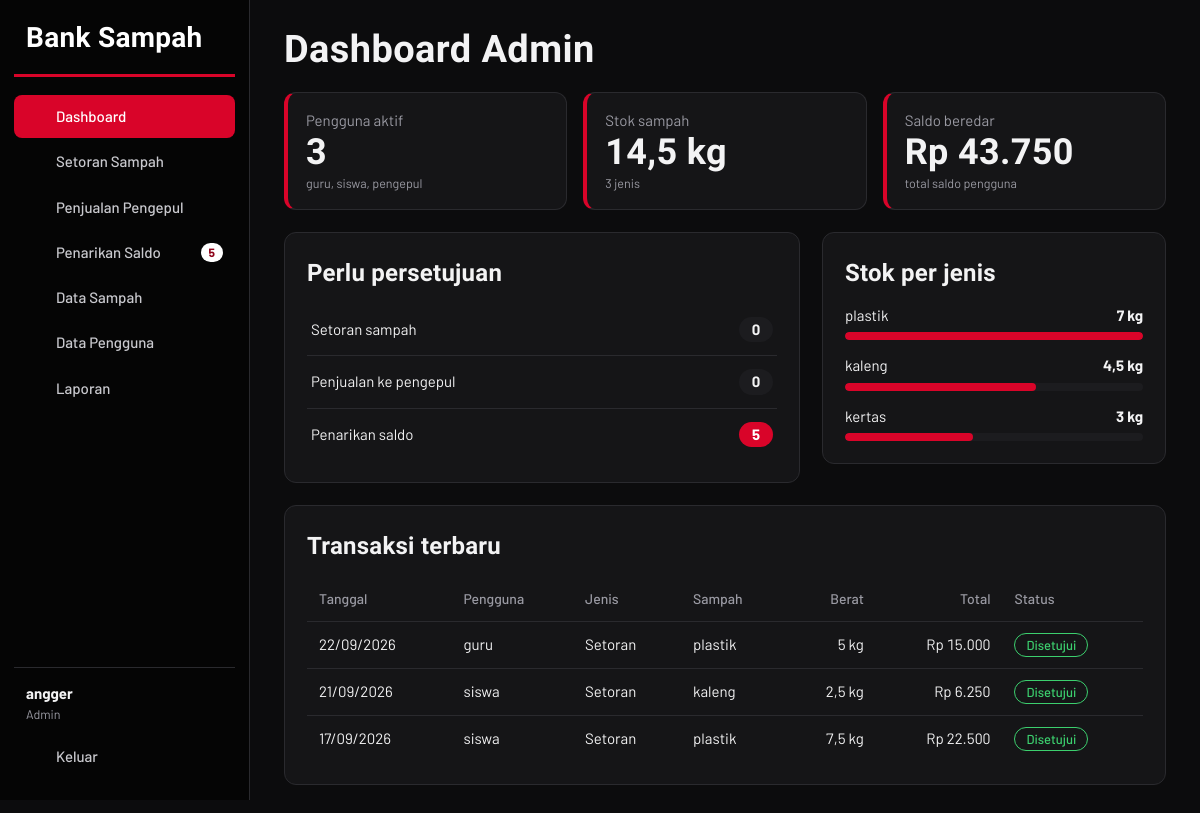
Page /admin/dashboard.php (signed in) on the committed database.
### tables this page shows
CREATE TABLE users (
  id_user int(11) NOT NULL AUTO_INCREMENT,
  nama varchar(100) NOT NULL,
  username varchar(50) NOT NULL,
  password varchar(255) NOT NULL,
  saldo int(11) NOT NULL DEFAULT 0,
  role enum('admin','guru','siswa','pengepul') NOT NULL,
  PRIMARY KEY (id_user), UNIQUE KEY (username)
);

CREATE TABLE sampah (
  id_sampah int(11) NOT NULL AUTO_INCREMENT,
  jenis_sampah varchar(50) NOT NULL,
  harga_per_kg int(11) NOT NULL,
  stok_kg decimal(10,2) NOT NULL DEFAULT 0,
  PRIMARY KEY (id_sampah)
);

CREATE TABLE transaksi (
  id_transaksi int(11) NOT NULL AUTO_INCREMENT,
  id_user int(11) NOT NULL,
  id_sampah int(11) NOT NULL,
  tanggal date NOT NULL,
  tipe enum('setor','jual') NOT NULL,
  berat_kg decimal(10,2) NOT NULL,
  total_rp int(11) NOT NULL,
  status enum('pending','disetujui','ditolak') NOT NULL DEFAULT 'pending',
  PRIMARY KEY (id_transaksi)
);

### admin/dashboard.php (the view, shortened to what this page needs)
<?php
require_once __DIR__ . '/../config.php';
need('admin');
$pageTitle = 'Dashboard Admin';
$nUser = (int) $pdo->query("
    SELECT COUNT(*)
    FROM users
    WHERE role <> 'admin'
")->fetchColumn();
$stok = (float) $pdo->query("
    SELECT COALESCE(SUM(stok_kg), 0)
    FROM sampah
")->fetchColumn();
$beredar = (int) $pdo->query("
    SELECT COALESCE(SUM(saldo), 0)
    FROM users
    WHERE role <> 'admin'
")->fetchColumn();
$pS = (int) $pdo->query("
    SELECT COUNT(*)
    FROM transaksi
    WHERE tipe = 'setor'
      AND status = 'pending'
")->fetchColumn();
$pJ = (int) $pdo->query("
    SELECT COUNT(*)
    FROM transaksi
    WHERE tipe = 'jual'
      AND status = 'pending'
")->fetchColumn();
$pT = (int) $pdo->query("
    SELECT COUNT(*)
    FROM tarik_saldo
    WHERE status = 'pending'
")->fetchColumn();
$sampah = $pdo->query("
    SELECT *
    FROM sampah
    ORDER BY stok_kg DESC
")->fetchAll();
$max = max(
    array_merge(
        [1],
        array_map(
            fn($r) => (float) $r['stok_kg'],
            $sampah
        )
    )
);
$last = $pdo->query("
    SELECT
        t.*,
        u.nama,
        s.jenis_sampah
    FROM transaksi t
    JOIN users u
        ON u.id_user = t.id_user
    JOIN sampah s
        ON s.id_sampah = t.id_sampah
    ORDER BY t.id_transaksi DESC
    LIMIT 6
")->fetchAll();
require __DIR__ . '/../includes/header.php';
?>
<div class="stats">
    <div class="stat">
        <span>Pengguna aktif</span>
        <strong><?= $nUser ?></strong>
        <small>guru, siswa, pengepul</small>
    </div>
    <div class="stat">
        <span>Stok sampah</span>
        <strong><?= kg($stok) ?></strong>
        <small><?= count($sampah) ?> jenis</small>
    </div>
    <div class="stat">
        <span>Saldo beredar</span>
        <strong><?= rp($beredar) ?></strong>
        <small>total saldo pengguna</small>
    </div>
</div>
<div class="split">
    <section class="card">
        <h2>Perlu persetujuan</h2>
        <ul class="todo">
            <li>
                <a href="setoran.php">
                    <span>Setoran sampah</span>
                    <b class="<?= $pS ? 'hot' : '' ?>">
                        <?= $pS ?>
                    </b>
                </a>
            </li>
            <li>
                <a href="penjualan.php">
                    <span>Penjualan ke pengepul</span>
                    <b class="<?= $pJ ? 'hot' : '' ?>">
                        <?= $pJ ?>
                    </b>
                </a>
            </li>
            <li>
                <a href="tarik.php">
                    <span>Penarikan saldo</span>
                    <b class="<?= $pT ? 'hot' : '' ?>">
                        <?= $pT ?>
                    </b>
                </a>
            </li>
        </ul>
    </section>
    <section class="card">
        <h2>Stok per jenis</h2>
        <div class="bars">
            <?php foreach ($sampah as $r): ?>
                <div class="bar">
                    <div class="bar-top">
                        <span>
                            <?= e($r['jenis_sampah']) ?>
                        </span>
                        <b>
                            <?= kg($r['stok_kg']) ?>
                        </b>
                    </div>
                    <div class="bar-track">
                        <i
                            style="width: <?= round(
                                (float) $r['stok_kg'] / $max * 100
                            ) ?>%"
                        ></i>
                    </div>
                </div>
            <?php endforeach; ?>
        </div>
    </section>
</div>
<section class="card">
    <h2>Transaksi terbaru</h2>
    <?php if (!$last): ?>
        <div class="empty">
            Belum ada transaksi.
        </div>
    <?php else: ?>
        <div class="table-wrap">
            <table>
                <tr>
                    <th>Tanggal</th>
                    <th>Pengguna</th>
                    <th>Jenis</th>
                    <th>Sampah</th>
                    <th class="num">Berat</th>
                    <th class="num">Total</th>
                    <th>Status</th>
                </tr>
                <?php foreach ($last as $r): ?>
                    <tr>
                        <td>
                            <?= tgl($r['tanggal']) ?>
                        </td>
                        <td>
                            <?= e($r['nama']) ?>
                        </td>
                        <td>
                            <?= $r['tipe'] === 'setor'
                                ? 'Setoran'
                                : 'Penjualan'
                            ?>
                        </td>
                        <td>
                            <?= e($r['jenis_sampah']) ?>
                        </td>
                        <td class="num">
                            <?= kg($r['berat_kg']) ?>
                        </td>
                        <td class="num">
                            <?= rp($r['total_rp']) ?>
                        </td>
                        <td>
                            <?= badge($r['status']) ?>
                        </td>
                    </tr>
                <?php endforeach; ?>
            </table>
        </div>
    <?php endif; ?>
</section>
<?php require __DIR__ . '/../includes/footer.php'; ?>

### includes/header.php (shortened to what this page needs)
<?php
$u = user();
$role = $u['role'];
$cur = basename($_SERVER['SCRIPT_NAME']);
function cnt($q)
{
    global $pdo;
    return (int) $pdo->query($q)->fetchColumn();
}
if ($role === 'admin') {
    $menu = [
        [
            'admin/dashboard.php',
            'Dashboard',
            'home',
            0
        ],
        [
            'admin/setoran.php',
            'Setoran Sampah',
            'down',
            cnt("SELECT COUNT(*) FROM transaksi WHERE tipe='setor' AND status='pending'")
        ],
        [
            'admin/penjualan.php',
            'Penjualan Pengepul',
            'up',
            cnt("SELECT COUNT(*) FROM transaksi WHERE tipe='jual' AND status='pending'")
        ],
        [
            'admin/tarik.php',
            'Penarikan Saldo',
            'wallet',
            cnt("SELECT COUNT(*) FROM tarik_saldo WHERE status='pending'")
        ],
        [
            'admin/sampah.php',
            'Data Sampah',
            'box',
            0
        ],
        [
            'admin/users.php',
            'Data Pengguna',
            'users',
            0
        ],
        [
            'admin/laporan.php',
            'Laporan',
            'report',
            0
        ],
    ];
}
?>
<!doctype html>
<html lang="id">
<head>
    <link rel="stylesheet" href="<?= BASE ?>/assets/style.css">
</head>
<body>
    <div class="app">
        <aside class="side" id="side">
            <div class="brand">
                Bank Sampah
            </div>
            <nav class="nav">
                <?php foreach ($menu as $m): ?>
                    <a
                        href="<?= BASE . '/' . $m[0] ?>"
                        class="<?= basename($m[0]) === $cur ? 'active' : '' ?>"
                    >
                        <?= icon($m[2]) ?>
                        <span><?= $m[1] ?></span>
                        <?php if ($m[3] > 0): ?>
                            <b class="count">
                                <?= $m[3] ?>
                            </b>
                        <?php endif; ?>
                    </a>
                <?php endforeach; ?>
            </nav>
            <div class="side-foot">
                <div class="who">
                    <strong><?= e($u['nama']) ?></strong>
                    <small><?= roleName($role) ?></small>
                </div>
                <a class="nav-out" href="<?= BASE ?>/logout.php">
                    <?= icon('logout') ?>
                    <span>Keluar</span>
                </a>
            </div>
        </aside>
        <main class="main">
            <header class="top">
                <h1><?= e($pageTitle ?? '') ?></h1>
            </header>

### config.php (shortened to what this page needs)
<?php
$DB_HOST = 'localhost';
$DB_NAME = 'banksampah_anggerr';
$DB_USER = 'root';
$DB_PASS = '';
try {
    $pdo = new PDO(
        "mysql:host=$DB_HOST;dbname=$DB_NAME;charset=utf8mb4",
        $DB_USER,
        $DB_PASS,
        [
            PDO::ATTR_ERRMODE            => PDO::ERRMODE_EXCEPTION,
            PDO::ATTR_DEFAULT_FETCH_MODE => PDO::FETCH_ASSOC,
        ]
    );
} catch (PDOException $ex) {
    die(
        'Koneksi database gagal: ' .
        htmlspecialchars($ex->getMessage(), ENT_QUOTES, 'UTF-8')
    );
}
function e($s)
{
    return htmlspecialchars(
        (string) $s,
        ENT_QUOTES,
        'UTF-8'
    );
}
function rp($n)
{
    return 'Rp ' . number_format(
        (float) $n,
        0,
        ',',
        '.'
    );
}
function kg($n)
{
    return rtrim(
        rtrim(
            number_format((float) $n, 2, ',', '.'),
            '0'
        ),
        ','
    ) . ' kg';
}
function tgl($d)
{
    return $d
        ? date('d/m/Y', strtotime($d))
        : '-';
}
function badge($s)
{
    $map = [
        'pending'   => 'Menunggu',
        'disetujui' => 'Disetujui',
        'diterima'  => 'Diterima',
        'ditolak'   => 'Ditolak',
    ];
    if (in_array($s, ['disetujui', 'diterima'], true)) {
        $cls = 'ok';
    } elseif ($s === 'ditolak') {
        $cls = 'no';
    } else {
        $cls = 'wait';
    }
    $label = $map[$s] ?? e($s);
    return '<span class="badge ' . $cls . '">' .
        $label .
        '</span>';
}
function roleName($r)
{
    $roles = [
        'admin'    => 'Admin',
        'guru'     => 'Guru',
        'siswa'    => 'Siswa',
        'pengepul' => 'Pengepul',
    ];
    return $roles[$r] ?? $r;
}
function icon($n)
{
    $p = [
        'home' =>
            '<path d="M3 11l9-8 9 8"/>' .
            '<path d="M5 10v10h14V10"/>',
        'down' =>
            '<path d="M12 3v12"/>' .
            '<path d="M7 10l5 5 5-5"/>' .
            '<path d="M4 21h16"/>',
        'up' =>
            '<path d="M12 21V9"/>' .
            '<path d="M7 14l5-5 5 5"/>' .
            '<path d="M4 3h16"/>',
        'wallet' =>
            '<rect x="3" y="6" width="18" height="14" rx="2"/>' .
            '<path d="M3 10h18"/>' .
            '<path d="M16 15h2"/>',
        'box' =>
            '<path d="M21 8l-9-5-9 5 9 5 9-5z"/>' .
            '<path d="M3 8v8l9 5 9-5V8"/>',
        'users' =>
            '<circle cx="9" cy="8" r="3.5"/>' .
            '<path d="M2 21c0-4 3-6 7-6s7 2 7 6"/>' .
            '<path d="M17 4a3.5 3.5 0 010 7"/>',
        'report' =>
            '<path d="M6 3h9l4 4v14H6z"/>' .
            '<path d="M9 12h7M9 16h7"/>',
        'history' =>
            '<circle cx="12" cy="12" r="9"/>' .
            '<path d="M12 7v5l3 2"/>',
        'logout' =>
            '<path d="M9 4H4v16h5"/>' .
            '<path d="M16 8l4 4-4 4"/>' .
            '<path d="M20 12H9"/>',
        'menu' =>
            '<path d="M4 7h16M4 12h16M4 17h16"/>',
    ];
    $path = $p[$n] ?? '';
    return
        '<svg class="ic" viewBox="0 0 24 24" ' .
        'fill="none" stroke="currentColor" ' .
        'stroke-width="1.8" stroke-linecap="round" ' .
        'stroke-linejoin="round">' .
        $path .
        '</svg>';
}
function user()
{
    global $pdo;
    static $u = null;
    if ($u === null) {
        $stmt = $pdo->prepare(
            'SELECT * FROM users WHERE id_user = ?'
        );
        $stmt->execute([$_SESSION['uid']]);
        $u = $stmt->fetch() ?: null;
    }
    return $u;
}
function need($roles)
{
    $u = user();
}

### includes/footer.php
</main>
</div>
</body></html>

### assets/style.css (style rules this page uses)
:root { --black:#050505; --bg:#0c0c0d; --panel:#151517; --panel2:#1c1c1f; --line:#2a2a2e; --red:#d90429; --red-hi:#ff2d4a; --red-lo:#8d0218; --tx:#f3f3f4; --mu:#9a9aa3; --ok:#3ccf6e; --wait:#f0a53a; }
* { box-sizing:border-box }
html { color-scheme:dark }
body { margin:0;background:var(--bg);color:var(--tx);font:15px/1.55 'Barlow','Segoe UI',system-ui,sans-serif }
h1,h2,.brand,.hero-mark,.stat strong,.saldo strong,.total strong { font-family:'Barlow Condensed','Segoe UI',sans-serif;font-weight:600;letter-spacing:.01em }
h1,h2 { margin:0 }
a { color:var(--red-hi);text-decoration:none }
.num { text-align:right;font-variant-numeric:tabular-nums }
.ic { width:19px;height:19px;flex:none }
.app { display:flex;min-height:100vh }
.side { width:250px;flex:none;background:var(--black);border-right:1px solid var(--line);position:sticky;top:0;height:100vh;display:flex;flex-direction:column;padding:22px 14px }
.brand { font-size:28px;padding:2px 12px 22px;color:#fff;border-bottom:3px solid var(--red);margin:0 0 18px;line-height:1 }
.nav { display:flex;flex-direction:column;gap:2px;flex:1 }
.nav a,.nav-out { display:flex;align-items:center;gap:11px;padding:10px 12px;border-radius:8px;color:#c9c9ce;font-weight:500 }
.nav a.active { background:var(--red);color:#fff }
.count { margin-left:auto;background:#fff;color:var(--red-lo);border-radius:99px;font-size:12px;padding:0 8px;min-width:22px;text-align:center }
.side-foot { border-top:1px solid var(--line);padding-top:14px }
.who { padding:0 12px 10px;display:flex;flex-direction:column }
.who small { color:var(--mu) }
.main { flex:1;min-width:0;padding:30px 34px 60px;max-width:1280px }
.top { display:flex;align-items:center;gap:12px;margin-bottom:22px }
.top h1 { font-size:38px;line-height:1.05 }
.card { background:var(--panel);border:1px solid var(--line);border-radius:12px;padding:22px;margin-bottom:22px }
.card h2 { font-size:24px;margin-bottom:12px;display:flex;align-items:center;gap:10px }
.split { display:grid;grid-template-columns:minmax(0,1.5fr) minmax(0,1fr);gap:22px;align-items:start }
.split>.card { margin-bottom:22px }
.stats { display:grid;grid-template-columns:repeat(auto-fit,minmax(210px,1fr));gap:16px;margin-bottom:22px }
.stat { background:var(--panel);border:1px solid var(--line);border-left:4px solid var(--red);border-radius:12px;padding:16px 18px;display:flex;flex-direction:column }
.stat span { color:var(--mu) }
.stat strong { font-size:36px;line-height:1.15 }
.stat small { color:var(--mu) }
.todo { list-style:none;margin:0;padding:0 }
.todo a { display:flex;justify-content:space-between;align-items:center;padding:13px 4px;border-bottom:1px solid var(--line);color:var(--tx) }
.todo li:last-child a { border-bottom:0 }
.todo b { min-width:34px;text-align:center;border-radius:99px;background:var(--panel2);padding:1px 10px }
.todo b.hot { background:var(--red);color:#fff }
.bars { display:flex;flex-direction:column;gap:14px }
.bar-top { display:flex;justify-content:space-between;margin-bottom:5px }
.bar-track { height:8px;background:var(--panel2);border-radius:99px;overflow:hidden }
.bar-track i { display:block;height:100%;background:var(--red);border-radius:99px }
.table-wrap { overflow-x:auto }
table { width:100%;border-collapse:collapse }
th,td { padding:11px 12px;text-align:left;border-bottom:1px solid var(--line);white-space:nowrap }
th { color:var(--mu);font-weight:500;font-size:14px }
th.num { text-align:right }
tr:last-child td { border-bottom:0 }
.badge { display:inline-block;border-radius:99px;padding:1px 11px;font-size:13px;font-weight:500;border:1px solid }
.badge.ok { color:var(--ok);border-color:var(--ok) }

### rows in the picture
users: nama "angger", role "Admin"
sampah: jenis_sampah "plastik", stok_kg "7 kg"
sampah: jenis_sampah "kaleng", stok_kg "4,5 kg"
sampah: jenis_sampah "kertas", stok_kg "3 kg"
transaksi: tanggal "22/09/2026", id_user.nama "guru", tipe "Setoran", id_sampah.jenis_sampah "plastik", berat_kg "5 kg", total_rp "Rp 15.000", status "Disetujui"
transaksi: tanggal "21/09/2026", id_user.nama "siswa", tipe "Setoran", id_sampah.jenis_sampah "kaleng", berat_kg "2,5 kg", total_rp "Rp 6.250", status "Disetujui"
transaksi: tanggal "17/09/2026", id_user.nama "siswa", tipe "Setoran", id_sampah.jenis_sampah "plastik", berat_kg "7,5 kg", total_rp "Rp 22.500", status "Disetujui"

### other values in the picture
$m[1] "Dashboard"
$m[1] "Setoran Sampah"
$m[1] "Penjualan Pengepul"
$m[1] "Penarikan Saldo"
$m[3] "5"
$m[1] "Data Sampah"
$m[1] "Data Pengguna"
$m[1] "Laporan"
$pageTitle "Dashboard Admin"
$nUser "3"
kg($stok) "14,5 kg"
count($sampah) "3"
rp($beredar) "Rp 43.750"
$pS "0"
$pJ "0"
